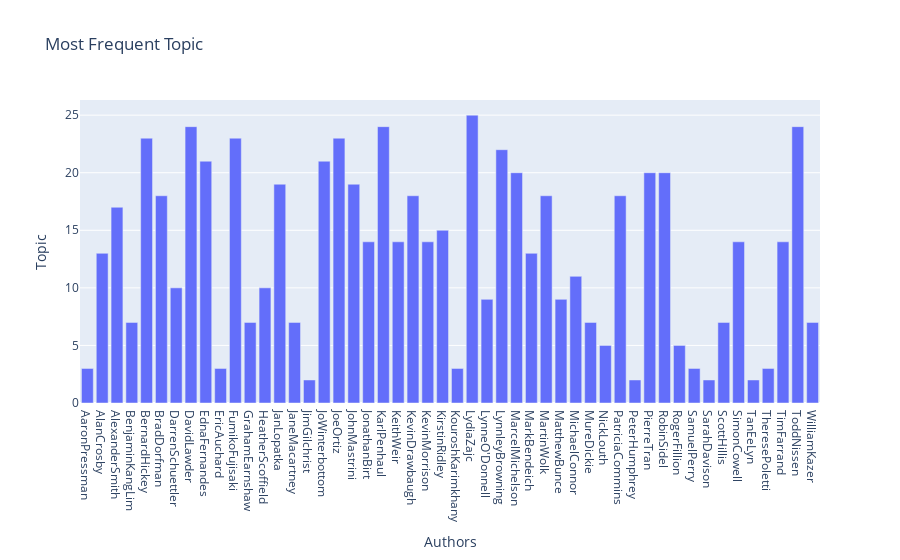

This figure's notebook cell:
### Code cell
df_authors = test.groupby(['Author', 'Topic']).agg(
                count_freq = pd.NamedAgg(column='Topic', aggfunc='count')
)
df_authors = df_authors.reset_index(drop=False)
df_authors = df_authors.sort_values(['Author', 'count_freq']).drop_duplicates('Author', keep='last')
df_authors = df_authors.reset_index(drop=False)

fig = px.bar(df_authors, x="Author", y="Topic", title='Most Frequent Topic')
fig.update_layout(
    xaxis = dict(
        tickmode = 'array',
        tickvals = df_authors['Author'],
        ticktext = df_authors['Author'],
        title = "Authors"
    ),
    yaxis_title="Topic",
    title='Most Frequent Topic'
)

fig.show()

### Figure 1 — Plotly figure (JSON) as saved in the notebook; plotly's stock layout.template omitted (floating-point values rounded to 4 significant figures)
{"data": [{"alignmentgroup": "True", "hovertemplate": "Author=%{x}<br>Topic=%{y}<extra></extra>", "legendgroup": "", "marker": {"color": "#636efa", "pattern": {"shape": ""}}, "name": "", "offsetgroup": "", "orientation": "v", "showlegend": false, "textposition": "auto", "type": "bar", "x": ["AaronPressman", "AlanCrosby", "AlexanderSmith", "BenjaminKangLim", "BernardHickey", "BradDorfman", "DarrenSchuettler", "DavidLawder", "EdnaFernandes", "EricAuchard", "FumikoFujisaki", "GrahamEarnshaw", "HeatherScoffield", "JanLopatka", "JaneMacartney", "JimGilchrist", "JoWinterbottom", "JoeOrtiz", "JohnMastrini", "JonathanBirt", "KarlPenhaul", "KeithWeir", "KevinDrawbaugh", "KevinMorrison", "KirstinRidley", "KouroshKarimkhany", "LydiaZajc", "LynneO'Donnell", "LynnleyBrowning", "MarcelMichelson", "MarkBendeich", "MartinWolk", "MatthewBunce", "MichaelConnor", "MureDickie", "NickLouth", "PatriciaCommins", "PeterHumphrey", "PierreTran", "RobinSidel", "RogerFillion", "SamuelPerry", "SarahDavison", "ScottHillis", "SimonCowell", "TanEeLyn", "TheresePoletti", "TimFarrand", "ToddNissen", "WilliamKazer"], "xaxis": "x", "y": [3, 13, 17, 7, 23, 18, 10, 24, 21, 3, 23, 7, 10, 19, 7, 2, 21, 23, 19, 14, 24, 14, 18, 14, 15, 3, 25, 9, 22, 20, 13, 18, 9, 11, 7, 5, 18, 2, 20, 20, 5, 3, 2, 7, 14, 2, 3, 14, 24, 7], "yaxis": "y"}], "layout": {"barmode": "relative", "legend": {"tracegroupgap": 0}, "title": {"text": "Most Frequent Topic"}, "xaxis": {"anchor": "y", "domain": [0, 1], "tickmode": "array", "ticktext": ["AaronPressman", "AlanCrosby", "AlexanderSmith", "BenjaminKangLim", "BernardHickey", "BradDorfman", "DarrenSchuettler", "DavidLawder", "EdnaFernandes", "EricAuchard", "FumikoFujisaki", "GrahamEarnshaw", "HeatherScoffield", "JanLopatka", "JaneMacartney", "JimGilchrist", "JoWinterbottom", "JoeOrtiz", "JohnMastrini", "JonathanBirt", "KarlPenhaul", "KeithWeir", "KevinDrawbaugh", "KevinMorrison", "KirstinRidley", "KouroshKarimkhany", "LydiaZajc", "LynneO'Donnell", "LynnleyBrowning", "MarcelMichelson", "MarkBendeich", "MartinWolk", "MatthewBunce", "MichaelConnor", "MureDickie", "NickLouth", "PatriciaCommins", "PeterHumphrey", "PierreTran", "RobinSidel", "RogerFillion", "SamuelPerry", "SarahDavison", "ScottHillis", "SimonCowell", "TanEeLyn", "TheresePoletti", "TimFarrand", "ToddNissen", "WilliamKazer"], "tickvals": ["AaronPressman", "AlanCrosby", "AlexanderSmith", "BenjaminKangLim", "BernardHickey", "BradDorfman", "DarrenSchuettler", "DavidLawder", "EdnaFernandes", "EricAuchard", "FumikoFujisaki", "GrahamEarnshaw", "HeatherScoffield", "JanLopatka", "JaneMacartney", "JimGilchrist", "JoWinterbottom", "JoeOrtiz", "JohnMastrini", "JonathanBirt", "KarlPenhaul", "KeithWeir", "KevinDrawbaugh", "KevinMorrison", "KirstinRidley", "KouroshKarimkhany", "LydiaZajc", "LynneO'Donnell", "LynnleyBrowning", "MarcelMichelson", "MarkBendeich", "MartinWolk", "MatthewBunce", "MichaelConnor", "MureDickie", "NickLouth", "PatriciaCommins", "PeterHumphrey", "PierreTran", "RobinSidel", "RogerFillion", "SamuelPerry", "SarahDavison", "ScottHillis", "SimonCowell", "TanEeLyn", "TheresePoletti", "TimFarrand", "ToddNissen", "WilliamKazer"], "title": {"text": "Authors"}}, "yaxis": {"anchor": "x", "domain": [0, 1], "title": {"text": "Topic"}}}}
